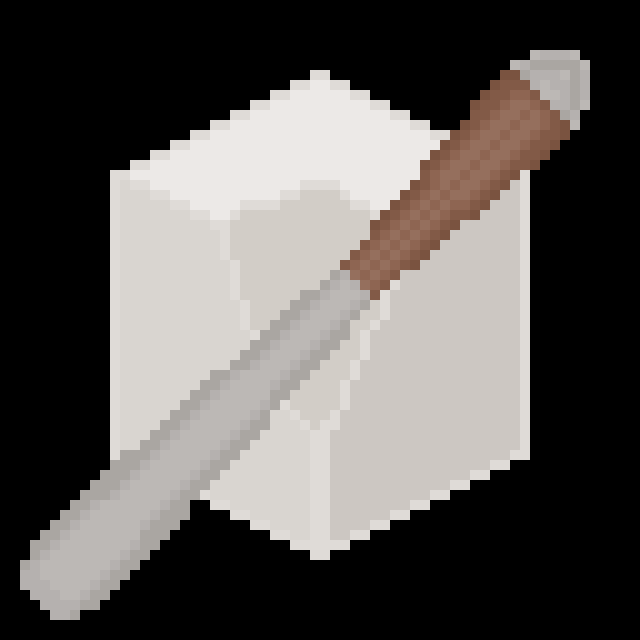
#> input picture Examples/test.png, 640 x 640 px
$ python -i shapes.py   (imports and definitions only)
#> lines starting #> are read from the running program, lines starting #| are printed output that depends on the picture; after the words box and inside, x2 and y2 are one past the last pixel; in counts of white or black regions, pixels touching at a corner belong together
from __future__ import annotations

import math
from dataclasses import dataclass
from typing import Callable, Dict, Iterable, List, Optional, Sequence, Tuple, Union

import cv2
import numpy as np

from .core import Image, Match, Rect

Point2D = Tuple[float, float]


@dataclass(frozen=True)
class ShapeTemplate:
    name: str
    contour: np.ndarray


@dataclass(frozen=True)
class _BuiltinShape:
    template: ShapeTemplate
    verifier: Optional[Callable[[np.ndarray], bool]] = None


# [20 lines left out: function _normalize_points, not called in this run]


def shape_template(name: str, points: Sequence[Point2D], close: bool = True) -> ShapeTemplate:
    return ShapeTemplate(name=name, contour=_normalize_points(points, close=close))


# [70 lines left out: functions _normalize_contour, _template_from_mask, _shape_x_template, _shape_l_template, _shape_circle_points, _shape_star_points and 1 more, not called in this run]


def _shape_rectangle_points() -> List[Point2D]:
    return [(-1.0, -1.0), (1.0, -1.0), (1.0, 1.0), (-1.0, 1.0)]


def _shape_l_points() -> List[Point2D]:
    return [(-1.0, -1.0), (-0.3, -1.0), (-0.3, 0.3), (1.0, 0.3), (1.0, 1.0), (-1.0, 1.0)]


# [93 lines left out: functions _is_circle_like, _is_rectangle_like, _is_x_like, _is_star_like, _builtin_shapes, get_shape_template and 2 more, not called in this run]


def _line_length(line: np.ndarray) -> float:
    x1, y1, x2, y2 = [float(v) for v in line]
    return math.hypot(x2 - x1, y2 - y1)


def _line_angle_deg(line: np.ndarray) -> float:
    x1, y1, x2, y2 = [float(v) for v in line]
    return math.degrees(math.atan2(y2 - y1, x2 - x1))


# [78 lines left out: functions _segment_intersection, _find_x_by_lines, not called in this run]


def _point_distance(a: Tuple[float, float], b: Tuple[float, float]) -> float:
    return math.hypot(float(a[0]) - float(b[0]), float(a[1]) - float(b[1]))


def _shape_component_masks(gray: np.ndarray) -> List[np.ndarray]:
    edges = cv2.Canny(gray, 60, 150)
    edges = cv2.morphologyEx(edges, cv2.MORPH_CLOSE, np.ones((3, 3), dtype=np.uint8), iterations=1)
    edges = cv2.dilate(edges, np.ones((3, 3), dtype=np.uint8), iterations=1)

    _, otsu = cv2.threshold(gray, 0, 255, cv2.THRESH_BINARY + cv2.THRESH_OTSU)
    inv_otsu = cv2.bitwise_not(otsu)
    return [edges, otsu, inv_otsu]


# [208 lines left out: functions _component_bbox_at_point, _find_l_by_lines, find_shape, find_shapes, not called in this run]

>>> import cv2
>>> picture = cv2.imread('../../Examples/test.png', cv2.IMREAD_GRAYSCALE)
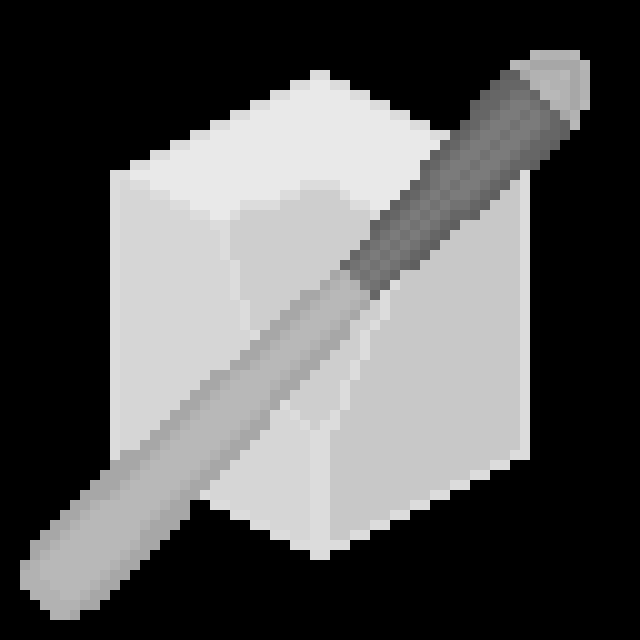
#> picture: shape (640, 640); min 0, max 233, mean 89.5
>>> result = _shape_component_masks(picture)
#> in _shape_component_masks, `edges = cv2.Canny(gray, 60, 150)`:
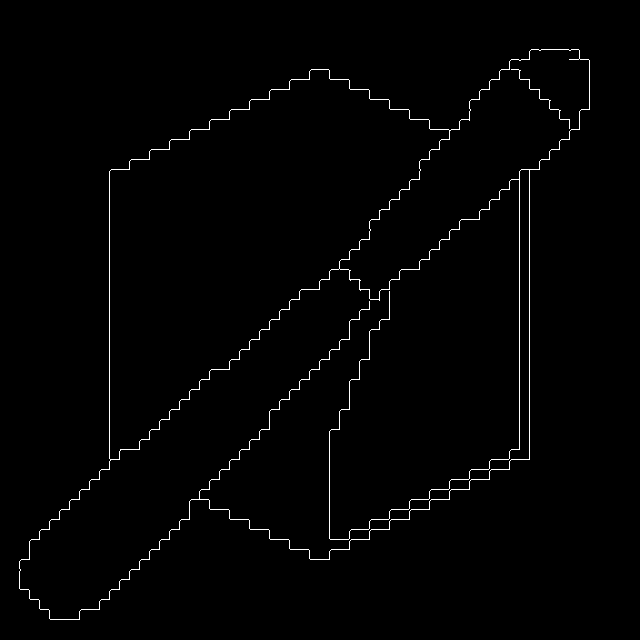
#> edges: shape (640, 640); 1.1% white in thin lines or dots, all inside (x1, y1, x2, y2) = (19, 49, 590, 620)
#> in _shape_component_masks, `edges = cv2.dilate(edges, np.ones((3, 3), dtype=np.uint8), iterations=1)`:
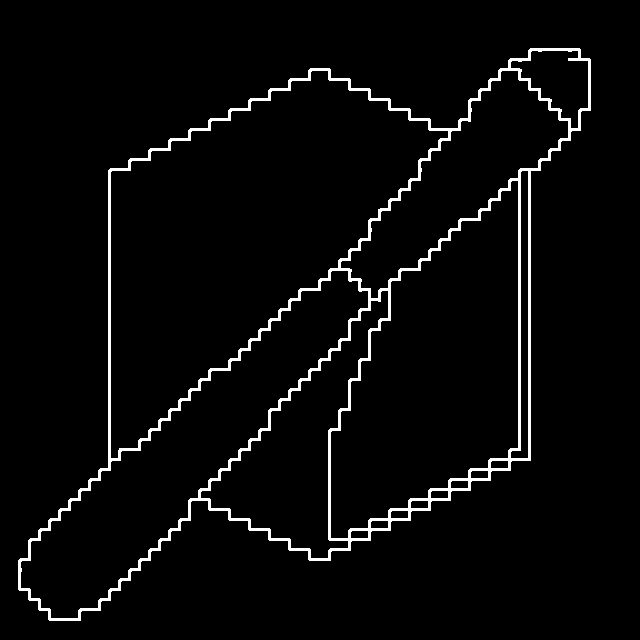
#> edges: shape (640, 640); 3.5% white; 1 white region, box (x1, y1, x2, y2) and area: (18, 48, 591, 621) 14364
#> in _shape_component_masks, `_, otsu = cv2.threshold(gray, 0, 255, cv2.THRESH_BINARY + cv2.THRESH_O..`:
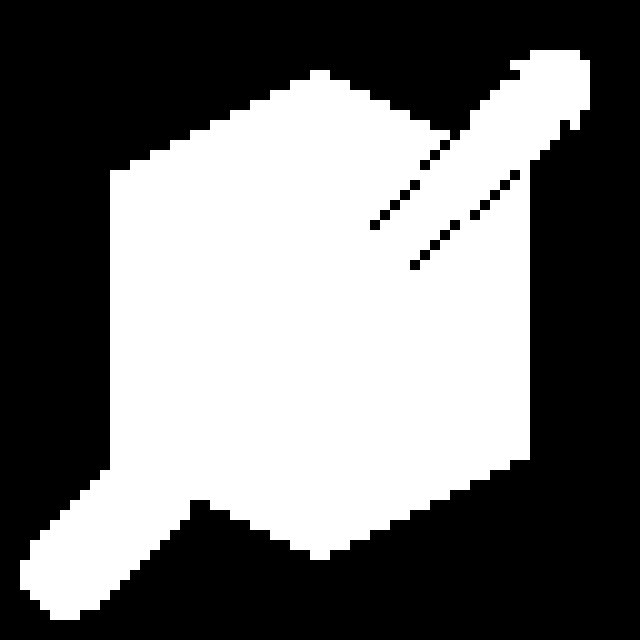
#> otsu: shape (640, 640); 45.1% white; 1 white region, box (x1, y1, x2, y2) and area: (20, 50, 590, 620) 184800
#> result = 3 items
